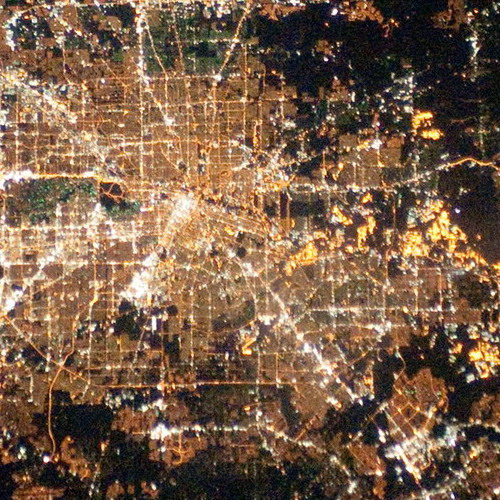
%> input picture image/day-night/image1.jpg, 500 x 500 px
$ octave RIFT_demo.m   (GNU Octave 9; MATLAB toolbox functions it lacks are replaced by stand-ins)
%> lines starting %> are read from the running program, lines starting %| are printed output that depends on the picture
### code/detectAndCompute.m
function [keypoints,descriptors] = detectAndCompute(image,param)
%DETECTANDCOMPUTE - Detect keypoints and compute descriptors.
%
%   [keypoints,descriptors] = detectAndCompute(image,param)


%% Check argument
narginchk(1,2);
nargoutchk(2,2);

%% RIFT parameters
if nargin < 2
    param = getDefaultParam();
end
nScale = param.nScale;
nOrient = param.nOrient;
nFeatures = param.nFeatures;

%% Compute phase consistency
if size(image,3) == 3
    image = rgb2gray(image);
end
[maxMoment,~,orientMap,~,~,EO,~,magMap] = phasecong3(image,...
    nScale,nOrient,'mult',1.6,'sigmaOnf',0.75,'g', 3, 'k',1);

%% Detect FAST keypoints
a = max(maxMoment(:));
b = min(maxMoment(:));
maxMoment = (maxMoment - b) / (a - b);
points = detectFASTFeatures(maxMoment,'MinContrast',0.05);
points = points.selectStrongest(nFeatures).Location;

%% Compute principal orientation
keypoints = calcOrientation(orientMap,magMap,points,param);

%% Compute descriptors
[rows,cols,~] = size(image);
An = zeros(rows,cols,nOrient);
for j=1:nOrient
    for i=1:nScale
        An(:,:,j) = An(:,:,j) + abs(EO{i,j});
    end
end
[~, mim] = max(An,[],3);
orientMap = mim * 180 / nOrient;
descriptors = calcDescriptors(orientMap,keypoints,param);

### code/getDefaultParam.m
function param = getDefaultParam()
%%GETDEFAULTPARAM - Get default parameters of RIFT.
%
%   param = getDefaultParam(image)

%% Check argument
narginchk(0,0);
nargoutchk(1,1);

%% RITF parameters
param.usePrincipalOrient = false;
param.useOrientExtend = false;
param.nFeatures = 2500;
param.nScale = 4;
param.nOrient = 6;
param.histSigma = 3.6;
param.histRadius = 12;
param.histBins = 18;
param.histPeakRatio = 1;
param.radius = 48;
param.descriptorSize = [6,6,6];

### code/RIFT_demo.m
% RIFT_demo.m
%%
clc,clear;
close all;

%% Parameters
folder = '../image/map-optical';
srcFilename1 = [folder,'/image1.jpg'];
srcFilename2 = [folder,'/image2.jpg'];
dstFilename = [folder,'/result.jpg'];
saveFlag = true;

%% Read images
image1 = imread(srcFilename1);
%> image1 is the input picture: size 500x500x3 uint8; mean R, G, B 122, 95, 73
image2 = imread(srcFilename2);
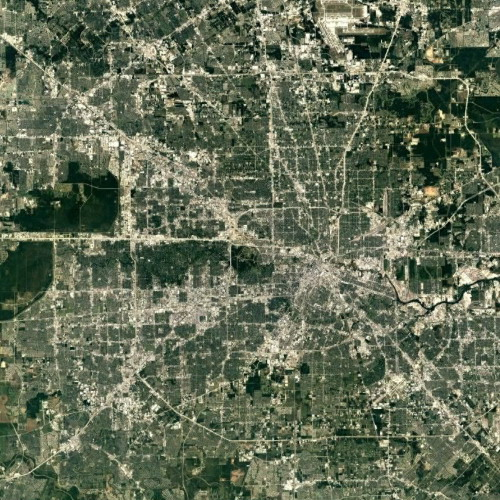
%> input picture image/day-night/image2.jpg, 500 x 500 px
%> image2 is the input picture: size 500x500x3 uint8; mean R, G, B 98.9, 108.7, 86.2
if size(image1,2) > 800
    image1 = imresize(image1,800/size(image1,2));
end
if size(image2,2) > 800
    image2 = imresize(image2,800/size(image2,2));
end

%% Detect keypoints and compute descriptors
param1 = getDefaultParam();
param2 = getDefaultParam();
param1.usePrincipalOrient = true;param1.useOrientExtend = true;
param2.usePrincipalOrient = true;param2.useOrientExtend = false;
[keypoints1,descriptors1] = detectAndCompute(image1,param1);
%> in detectAndCompute, `image = rgb2gray(image);`:
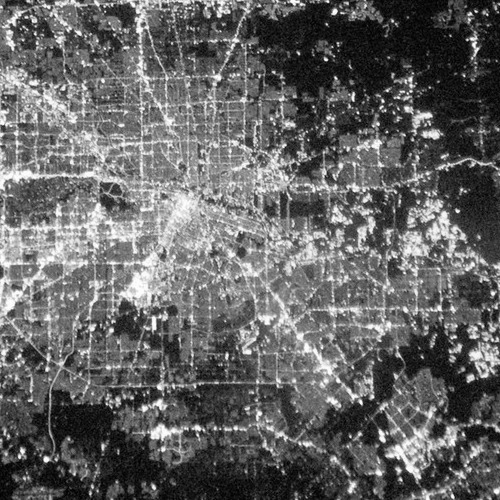
%> image: size 500x500 uint8; min 0, max 255, mean 100.6
%> the run ends on the next line
